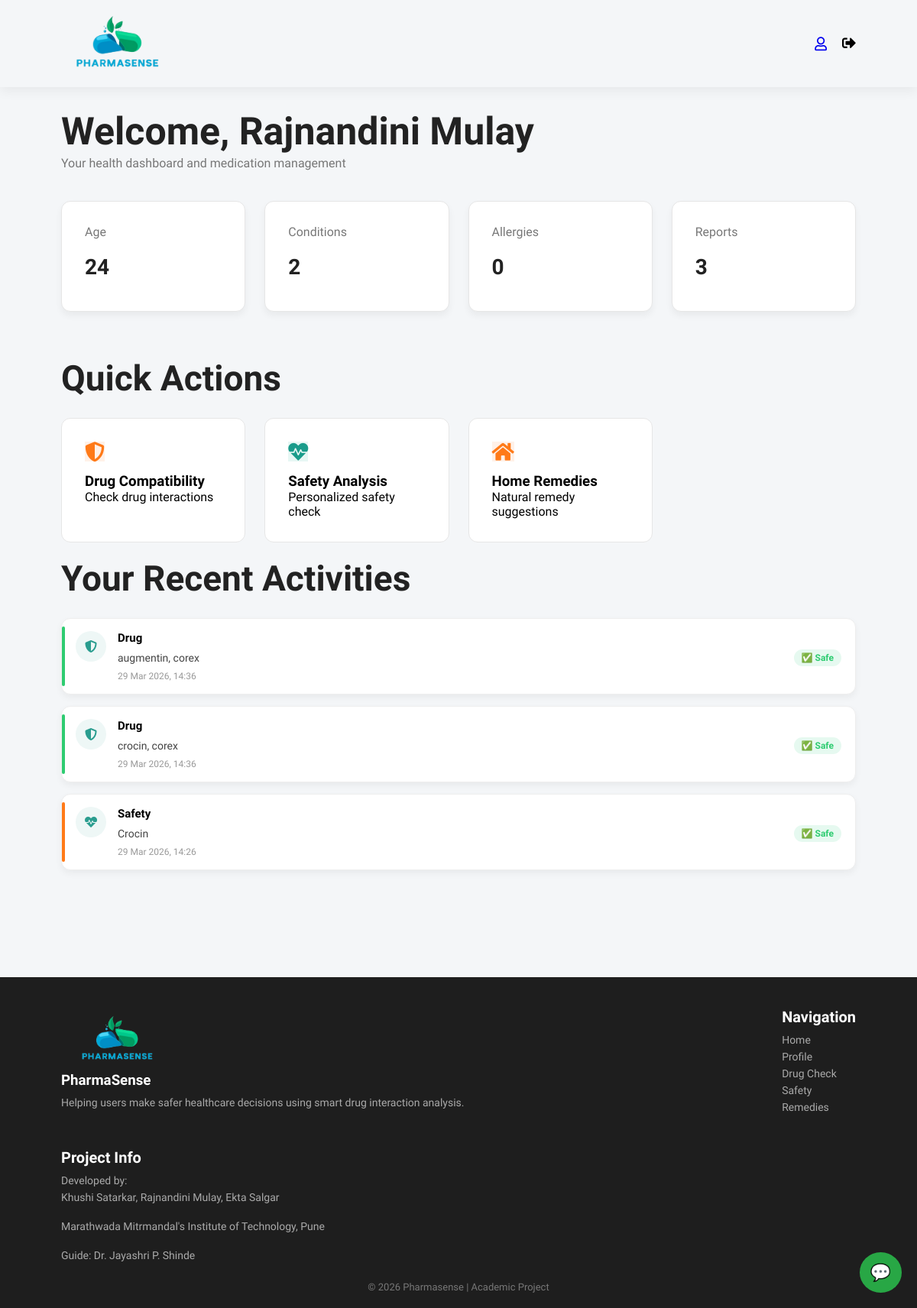
The app's page /dashboard.php (signed in) with its own data.
### tables this page shows
CREATE TABLE `users` (
  `id` int(11) NOT NULL,
  `full_name` varchar(100) DEFAULT NULL,
  `email` varchar(100) DEFAULT NULL,
  `password` varchar(255) DEFAULT NULL,
  `age` int(11) DEFAULT NULL,
  `gender` varchar(10) DEFAULT NULL,
  `height` int(11) DEFAULT NULL,
  `weight` int(11) DEFAULT NULL,
  `conditions` text DEFAULT NULL,
  `allergies` text DEFAULT NULL,
  `created_at` timestamp NOT NULL DEFAULT current_timestamp(),
  `current_meds` text DEFAULT NULL
);

CREATE TABLE `user_history` (
  `id` int(11) NOT NULL,
  `user_id` int(11) NOT NULL,
  `type` enum('drug','safety','home') NOT NULL,
  `input_data` text NOT NULL,
  `result` text NOT NULL,
  `created_at` timestamp NOT NULL DEFAULT current_timestamp()
);

### dashboard.php (the view, shortened to what this page needs)
<?php
include "db.php";
$id = $_SESSION['user_id'];
$sql = "SELECT * FROM users WHERE id='$id'";
$result = $conn->query($sql);
$user = $result->fetch_assoc();
$name = $user['full_name'];
$age = $user['age'];
$conditions = $user['conditions'];
$conditionCount = 0;
if (!empty($conditions)) {
    $conditionArray = array_filter(explode(",", $conditions));
    $conditionCount = count($conditionArray);
}
$allergiesCount = 0;
$sqlReports = "SELECT COUNT(*) as total FROM user_history WHERE user_id='$id'";
$resultReports = $conn->query($sqlReports);
$reportCount = $resultReports->fetch_assoc()['total'];
$sqlHistory = "SELECT * FROM user_history
               WHERE user_id='$id'
               ORDER BY created_at DESC
               LIMIT 10";
$historyResult = $conn->query($sqlHistory);
$history = [];
while($row = $historyResult->fetch_assoc()) {
    $history[] = $row;
}
?>
<!doctype html>
<html lang="en">
  <head>
    <link rel="stylesheet" href="style.css" />
    <link rel="stylesheet" href="chatbot.css">
    <link
      rel="stylesheet"
      href="https://use.fontawesome.com/releases/v5.15.4/css/all.css"
    />
  </head>
  <body>
    <header id="header">
      <a href="dashboard.php"><img src="logo.png" class="logo" /></a>
      <div class="dashboard-icons">
        <a href="profile.php">
          <i class="far fa-user"></i>
        </a>
        <i class="fas fa-sign-out-alt"></i>
      </div>
    </header>
    <section id="dashboard" class="section-p1">
      <h1>Welcome, <?php echo $name; ?></h1>
      <p class="dashboard-sub">
        Your health dashboard and medication management
      </p>
      <div class="stats">
        <div class="stat-card" onclick="window.location.href = 'profile.php'">
          <p>Age</p>
          <h2><?php echo $age; ?></h2>
        </div>
        <div class="stat-card" onclick="window.location.href = 'profile.php'">
          <p>Conditions</p>
          <h2><?php echo $conditionCount; ?></h2>
        </div>
        <div class="stat-card" onclick="window.location.href = 'profile.php'">
          <p>Allergies</p>
          <h2><?php echo $allergiesCount; ?></h2>
        </div>
        <div class="stat-card" onclick="window.location.href = 'profile.php'">
          <p>Reports</p>
          <h2><?php echo $reportCount; ?></h2>
        </div>
      </div>
      <h2 class="quick-title">Quick Actions</h2>
      <div class="actions">
        <div class="action-card" onclick="window.location.href = 'drug.php'">
          <i class="fas fa-shield-alt orange"></i>
          <div class="action-text">
            <h3>Drug Compatibility</h3>
            <p>Check drug interactions</p>
          </div>
        </div>
        <div class="action-card" onclick="window.location.href = 'safety.php'">
          <i class="fas fa-heartbeat green"></i>
          <div class="action-text">
            <h3>Safety Analysis</h3>
            <p>Personalized safety check</p>
          </div>
        </div>
        <div class="action-card" onclick="window.location.href = 'homeremedies.php'">
          <i class="fas fa-home orange"></i>
          <div class="action-text">
            <h3>Home Remedies</h3>
            <p>Natural remedy suggestions</p>
          </div>
        </div>
      </div>
      <h2 class="quick-title history">Your Recent Activities</h2>
      <div class="history">
          <?php if(!empty($history)) {
              foreach($history as $h) {
                  $typeClass = $h['type'] == 'drug' ? 'drug' : ($h['type'] == 'safety' ? 'safety' : 'remedy');
                  $typeIcon = $h['type'] == 'drug' ? 'fas fa-shield-alt orange' : ($h['type'] == 'safety' ? 'fas fa-heartbeat green' : 'fas fa-home orange');
                  $typeName = ucfirst($h['type']);
                  $input = json_decode($h['input_data'], true);
                  $label = "";
                  if ($h['type'] == 'safety' && isset($input['medicine'])) {
                      $label = ucfirst($input['medicine']);
                  }
                  else if ($h['type'] == 'drug' && is_array($input)) {
                      $label = implode(", ", $input);
                  }
                  else {
                      $label = "N/A";
                  }
          ?>
              <div class="history-card <?php echo $typeClass; ?>">
                <i class="<?php echo $typeIcon; ?>"></i>
                <div class="history-info">
                  <h3><?php echo $typeName; ?></h3>
                  <div class="history-row">
                    <span class="history-label"><?php echo htmlspecialchars($label); ?></span>
                    <span class="history-badge
                      <?php echo (strpos($h['result'], 'Safe') !== false && strpos($h['result'], 'Not') === false) ? 'safe' : 'unsafe'; ?>">
                      <?php echo htmlspecialchars($h['result']); ?>
                    </span>
                  </div>
                  <small><?php echo date('d M Y, H:i', strtotime($h['created_at'])); ?></small>
                </div>
              </div>
          <?php } } else { ?>
              <p>No history yet.</p>
          <?php } ?>
      </div>
    </section>
  <?php include "footer.php"; ?>
  </body>
</html>

### style.css (style rules this page uses)
* { margin: 0; padding: 0; box-sizing: border-box; font-family: "Spartan", sans-serif; }
html { scroll-behavior: smooth; }
html, body { height: 100%; margin: 0; display: flex; flex-direction: column; overflow-x: hidden; background: #f4f6f8; }
body > *:not(.footer) { flex: 1; }
h1 { font-size: 50px; line-height: 64px; color: #222; }
h2 { font-size: 46px; line-height: 54px; color: #222; }
body { width: 100%; }
.section-p1 { padding: 40px 80px; }
.logo { height: 70px; }
#header { position: fixed; z-index: 999; display: flex; align-items: center; justify-content: space-between; padding: 20px 80px; background: #f4f6f8; box-shadow: 0 5px 15px rgba(0, 0, 0, 0.06); width: 100%; top: 0; left: 0; }
.green { background: #e7f7f4; color: #1a9c8b; }
.orange { background: #fff1e8; color: #ff7a18; }
#dashboard { padding: 140px 80px; }
.dashboard-sub { color: #777; margin-bottom: 40px; }
.stats { display: grid; grid-template-columns: repeat(4, 1fr); gap: 25px; margin-bottom: 60px; }
.stat-card { background: white; padding: 30px; border-radius: 12px; border: 1px solid #e6e6e6; box-shadow: 0 5px 10px rgba(0, 0, 0, 0.05); }
.stat-card p { color: #777; margin-bottom: 10px; }
.stat-card h2 { font-size: 28px; }
.quick-title { margin-bottom: 25px; }
.actions { display: grid; grid-template-columns: repeat(4, 1fr); gap: 25px; }
.action-card { background: white; padding: 30px; border-radius: 12px; border: 1px solid #e6e6e6; transition: 0.3s; }
.action-card i { font-size: 26px; margin-bottom: 15px; }
.green { color: #1a9c8b; }
.orange { color: #ff7a18; }
.dashboard-icons { display: flex; gap: 20px; font-size: 18px; cursor: pointer; }
.history { display: flex; flex-direction: column; gap: 15px; margin-top: 20px; }
.history-card { display: flex; align-items: flex-start; gap: 15px; background: white; padding: 16px 18px; border-radius: 12px; border: 1px solid #eee; box-shadow: 0 4px 10px rgba(0, 0, 0, 0.05); transition: 0.3s; position: relative; }
.history-card::before { content: ""; position: absolute; left: 0; top: 10px; bottom: 10px; width: 4px; border-radius: 10px; background: #2a9d8f; }
.history-card i { font-size: 16px; background: #eef7f6; color: #2a9d8f; width: 40px; height: 40px; border-radius: 50%; display: flex; align-items: center; justify-content: center; }
.history-info { flex: 1; }
.history-info h3 { margin: 0; font-size: 15px; font-weight: 600; }
.history-row { display: flex; justify-content: space-between; align-items: center; margin-top: 6px; }
.history-label { font-size: 14px; color: #444; font-weight: 500; }
.history-badge { padding: 4px 10px; border-radius: 20px; font-size: 12px; font-weight: 600; }
.history-info small { display: block; margin-top: 6px; font-size: 12px; color: #999; }
.history-card.drug::before { background: #2ecc71; }
.history-card.safety::before { background: #ff7a18; }
.safe { color: green; font-weight: bold; }
.safe { background: #e6f9f0; color: #2ecc71; }

### records on screen
users: full_name "Rajnandini Mulay", age "24", conditions "2"
user_history: type "Drug", input_data "augmentin, corex", result "✅ Safe", created_at "29 Mar 2026, 14:36"
user_history: type "Drug", input_data "crocin, corex", result "✅ Safe", created_at "29 Mar 2026, 14:36"
user_history: type "Safety", input_data "Crocin", result "✅ Safe", created_at "29 Mar 2026, 14:26"

### other values on screen
$allergiesCount "0"
$reportCount "3"
